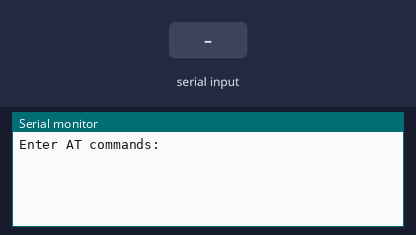
Simulated run of this sketch. Board: Arduino Uno, built with avr-gcc and run on an emulated ATmega328P. On the bench: the last lines printed to the serial monitor. The test bench sets the inputs (shaded band).

Above: at 1.2 s.
1.3 s: "1" received over the second serial link
At 1.7 s:
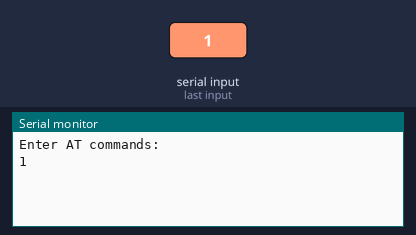
2.8 s: "0" received over the second serial link
At 4.0 s:
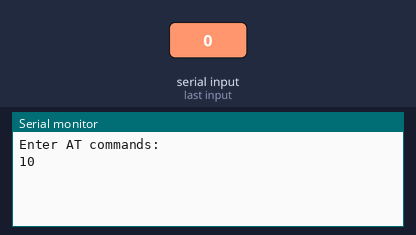

Measured:
- after the input at 1.3 s, the serial monitor: prints a new line at once (image 1)
- after the input at 2.8 s, the serial monitor: prints a new line at once (image 2)

The sketch:

at_cmd.ino
```cpp
// www.robotlk.com , Robot Lk YouTube Channel
#include <SoftwareSerial.h>
SoftwareSerial mySerial(2, 3); // TX=2, RX=3 BLUETOOTH MODULE
void setup() {
Serial.begin(9600);
Serial.println("Enter AT commands:");
mySerial.begin(38400);
}
void loop()
{
if (mySerial.available())
Serial.write(mySerial.read());
if (Serial.available())
mySerial.write(Serial.read());
}
```
